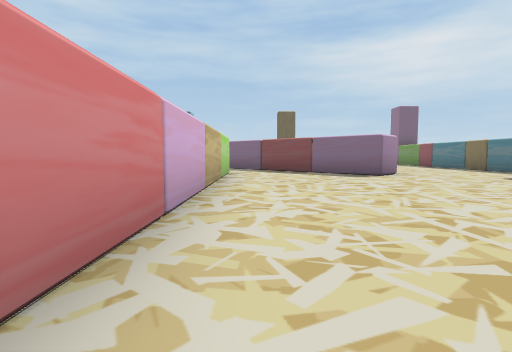
[1] (above)

20 first-person views from a walk through a Unity game level. The camera is 0.51 m above the floor, tilts 4° down and sees 80° across. The floor is counted in squares, 1 m on a side. Each view is taken from the middle of a square. On the plan, view 1 faces up. The plan holds only what a view shows up to about 9 squares ahead; the rest is blank. The place goes on beyond the plan. The player character is not drawn.

[2]
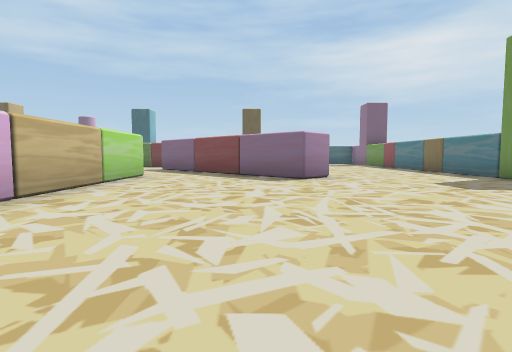

[3]
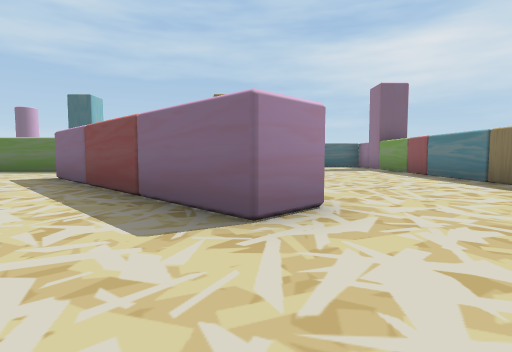

[4]
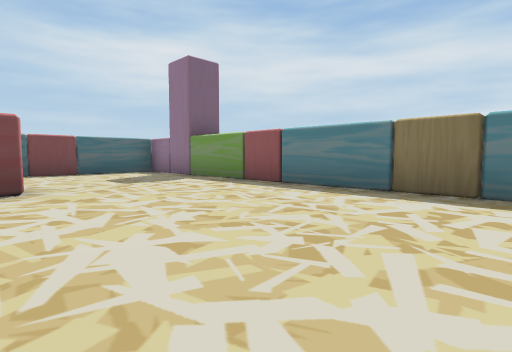

[5]
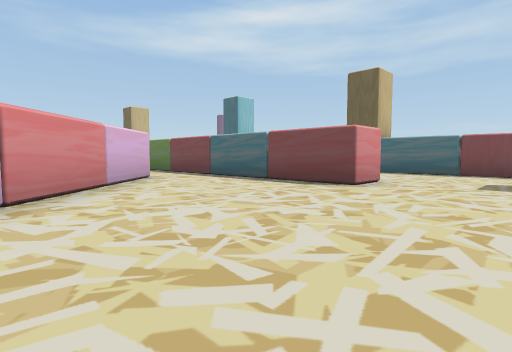

[6]
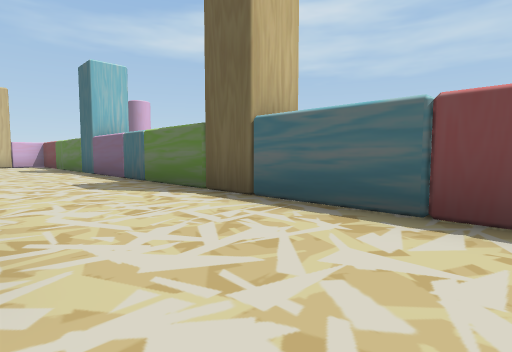

[7]
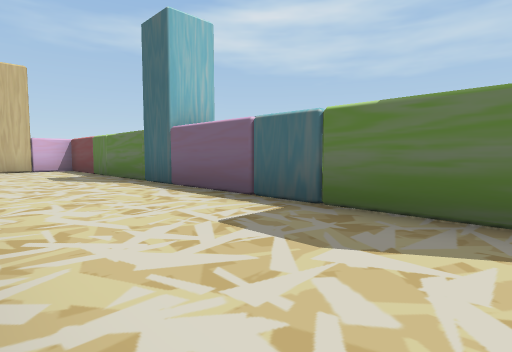

[8]
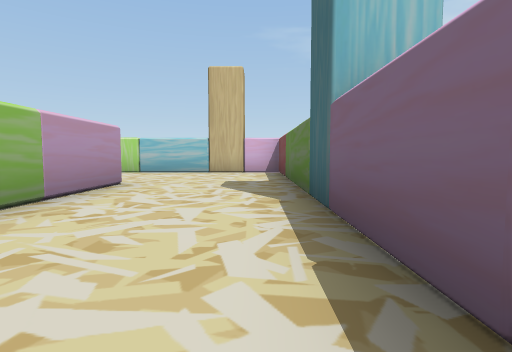

[9]
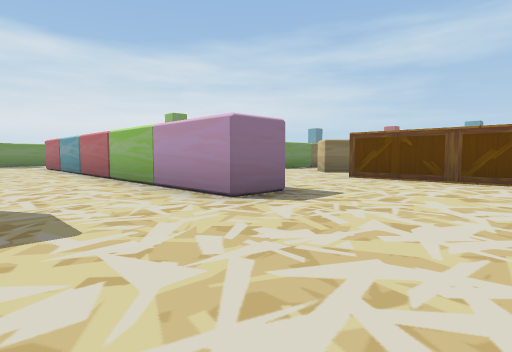

[10]
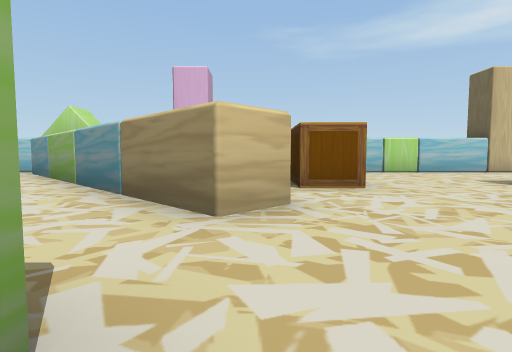

[11]
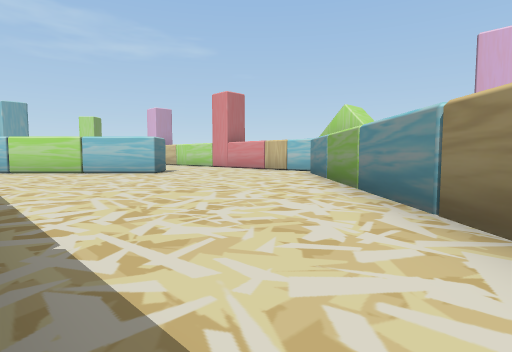

[12]
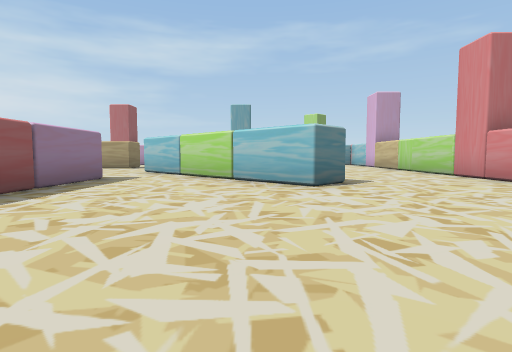

[13]
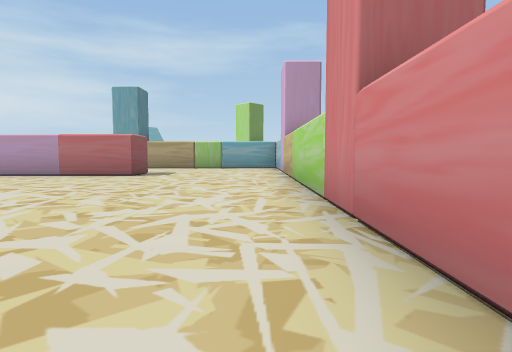

[14]
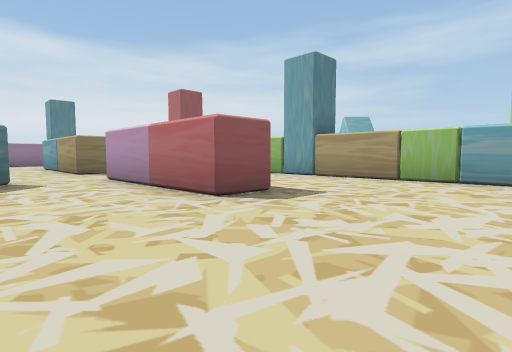

[15]
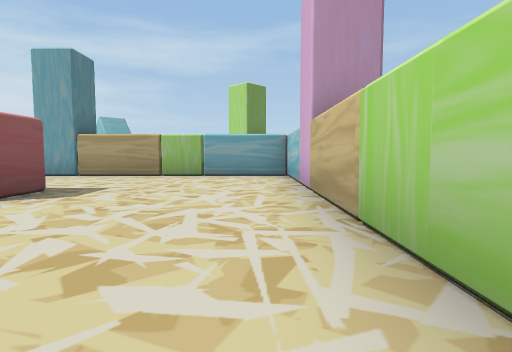

[16]
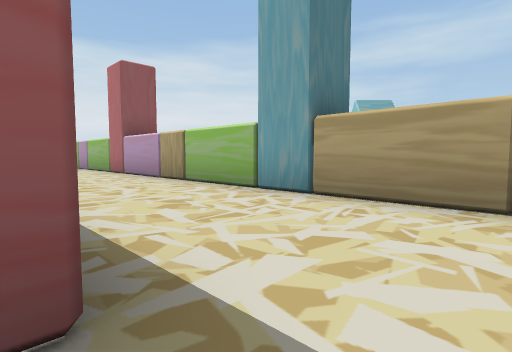

[17]
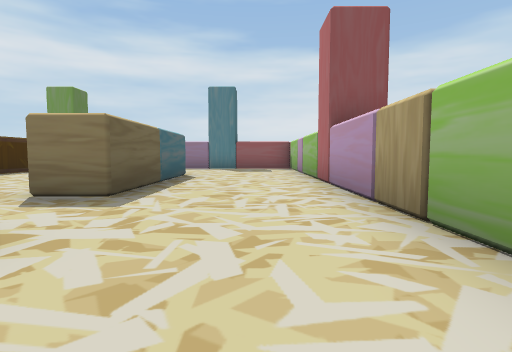

[18]
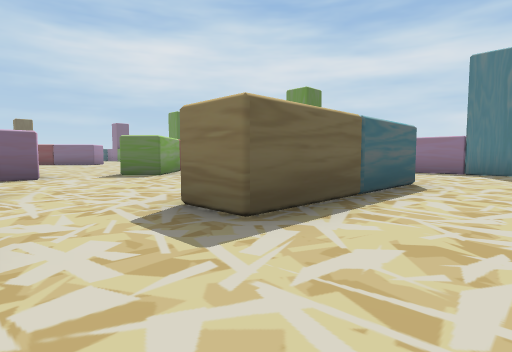

[19]
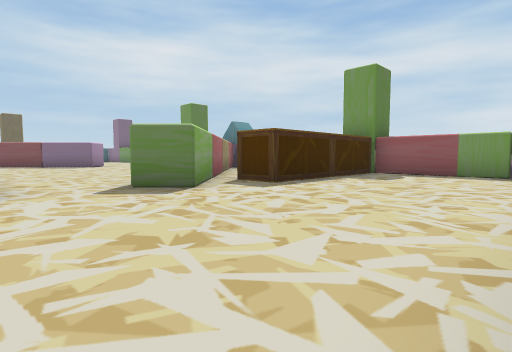

[20]
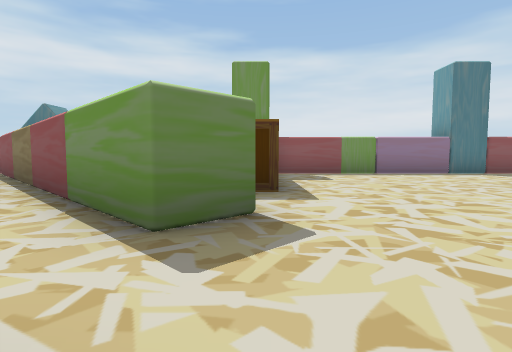

### Floor plan
Points are (right, up) in squares from view 1. A wall is a line through its corners. A room is listed if a view was taken in it or the views show most of it. See-through windows are left out.
Room 1 (views 1, 2, 3, 4, 5, 6, 7, 8, 9, 10)
walls: (0.1, 10.1) (-1.3, 11.5); (-0.7, 8.5) (-0.7, 0.8); (-0.6, 12.2) (2.3, 9.3); (-4.7, 8.9) (-4.2, 9.4); (3.7, 7.9) (3, 7.2) (1.1, 9.1); (-6.3, 13.6) (-6.3, 14.7) (1.5, 14.7); (3.6, 14.8) (3.6, 13.7) (-4.4, 13.7); (7.3, 7.2) (7.3, 17.6) (-9.7, 17.6) (-9.7, 12.1); (0.9, -1.3) (6.6, 4.3)
ways out: opening at (-2.5, 10) to room 2; opening at (-1, 9) to room 2; opening at (0, 0) to room 2; opening at (0, 8) to room 3
objects: other object (-9, 10) to (-8, 10); other object (-7, 10) to (-6, 10)
Room 2 (views 11, 12, 13, 14, 15, 16, 17, 18, 19, 20)
walls: (-1.7, -1.5) (-1.7, 1.1); (-0.8, -1.5) (-1.4, -1.5); (-6.6, -0.5) (-5.9, 0.2) (-1.6, -4.1); (-6.1, -7.2) (-6.1, -6.3) (-2.4, -6.3); (3.6, -7.3) (-0.4, -7.3) (-0.4, -6.3) (1.5, -6.3); (4.6, 0.9) (1.6, -2) (0.9, -1.3); (-9.7, 0.2) (-9.7, -10.3) (5, -10.3); (-9.7, 2.6) (-9.7, 2.1); (7.3, -9) (7.3, -2.6); (-4.2, 9.4) (-3.5, 8.7) (-9.1, 3)
ways out: opening at (-2.5, 10) to room 1; opening at (-1, 9) to room 1; opening at (0, 0) to room 1
objects: other object (3, -2) to (4, -1); other object (5, -2) to (7, -2)
Room 3 (no view inside)
walls: (1.1, 9.1) (0.1, 10.1)
ways out: opening at (0, 8) to room 1

Where each view was taken, in squares from view 1:
view 1: 0 up, 0 right, facing up
view 2: 1 up, 2 right, facing up
view 3: 5 up, 3 right, facing up
view 4: 9 up, 3 right, facing up-right
view 5: 9 up, 6 right, facing up-left
view 6: 15 up, 5 right, facing up-left
view 7: 15 up, 1 right, facing up-left
view 8: 17 up, 1 left, facing left
view 9: 17 up, 9 left, facing down-right
view 10: 9 up, 1 left, facing left
view 11: 8 up, 2 left, facing down-left
view 12: 5 up, 5 left, facing down
view 13: 1 up, 9 left, facing down
view 14: 4 down, 9 left, facing down-right
view 15: 3 down, 9 left, facing down
view 16: 7 down, 7 left, facing down-right
view 17: 9 down, 4 left, facing right
view 18: 9 down, 2 left, facing up-right
view 19: 6 down, 1 left, facing up-right
view 20: 2 down, 1 left, facing right
